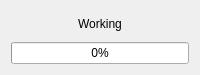
<?xml version="1.0" encoding="UTF-8"?>
<ui version="4.0">
 <class>Dialog_Progress</class>
 <widget class="QDialog" name="Dialog_Progress">
  <property name="geometry">
   <rect>
    <x>0</x>
    <y>0</y>
    <width>200</width>
    <height>75</height>
   </rect>
  </property>
  <property name="windowTitle">
   <string>Dialog</string>
  </property>
  <layout class="QVBoxLayout" name="verticalLayout" stretch="0">
   <item>
    <layout class="QVBoxLayout" name="verticalLayout_2" stretch="0,5">
     <item>
      <widget class="QLabel" name="generated_text">
       <property name="text">
        <string>Working</string>
       </property>
       <property name="alignment">
        <set>Qt::AlignmentFlag::AlignCenter</set>
       </property>
      </widget>
     </item>
     <item>
      <widget class="QProgressBar" name="progressBar">
       <property name="value">
        <number>0</number>
       </property>
      </widget>
     </item>
    </layout>
   </item>
  </layout>
 </widget>
 <resources/>
 <connections/>
</ui>
